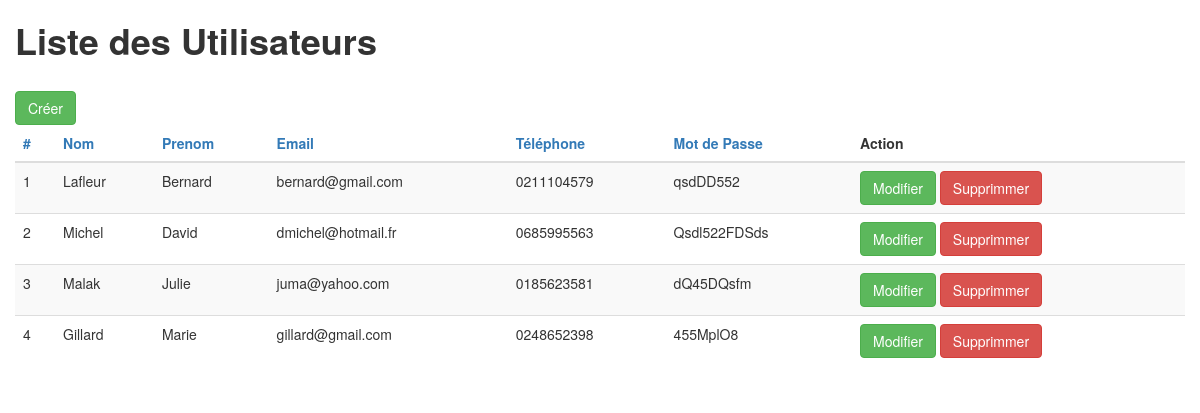
/?orderby=id, run on the app's committed database.
### tables this page shows
CREATE TABLE IF NOT EXISTS `utilisateur` (
  `id` int(11) NOT NULL AUTO_INCREMENT,
  `nom` varchar(32) NOT NULL,
  `prenom` varchar(32) NOT NULL,
  `email` varchar(64) NOT NULL,
  `telephone` varchar(10) NOT NULL,
  `mdp` varchar(32) NOT NULL,
  PRIMARY KEY (`id`)
);

### index.php (called while the page is built)
<?php
require_once 'controlleur/Controlleur.php';
$controlleur = new Controlleur();
$controlleur->handleRequest();
?>

### modele/Database.php (called while the page is built, shortened)
<?php
class Database
{
	private static $dbName 	   = 'CrudUtil';
	private static $dbHost 	   = 'localhost';
	private static $dbUsername = 'root';
	private static $dbPassword = '';
	private static $conn = null;
	public static function connexion()
	{
		if (null == self::$conn)
		{
			try
			{
				self::$conn =  new PDO( "mysql:host=".self::$dbHost.";"."dbname=".self::$dbName, self::$dbUsername, self::$dbPassword);
			}
			catch(PDOException $e)
			{
				die($e->getMessage());
			}
		}
		return self::$conn;
	}
	public static function deconnexion()
	{
		self::$conn = null;
	}
}
?>

### modele/UtilisateurDao.php (called while the page is built, shortened)
<?php
require 'Database.php';
class UtilisateurDao extends Database
{
	public function selectAll($order)
	{
		$pdo = Database::connexion($order);
		$sql = $pdo->prepare("SELECT * FROM utilisateur ORDER BY $order ASC");
		$sql->execute();
		$utilisateurs = array();
		while ($obj = $sql->fetch(PDO::FETCH_OBJ))
		{
			$utilisateurs[] = $obj;
		}
		return $utilisateurs;
	}
}
?>

### modele/Utilisateur.php (called while the page is built, shortened)
<?php
require_once 'UtilisateurDao.php';
require_once 'Database.php';
class Utilisateur extends UtilisateurDao
{
	private $UtilisateurDao = null;
	public function __construct()
	{
		$this->UtilisateurDao = new UtilisateurDao();
	}
	public function getAllUtilisateurs($order)
	{
		try
		{
			$result = $this->UtilisateurDao->selectAll($order);
			return $result;
		}
		catch(Exception $e)
		{
			self::deconnexion();
			throw $e;
		}
	}
}
?>

### vue/utilisateurs.php (the view, shortened to what this page needs)
<!DOCTYPE HTML>
<html lang="en">
	<head>
		<link href="bootstrap/css/bootstrap.min.css" rel="stylesheet">
	</head>
	<body>
		<div class="container">
			<div class="row">
				<h1><strong>Liste des Utilisateurs</strong></h1>
			</div>
			<div class="row">
                                    <a href="index.php?op=nouveau" class="btn btn-success">Créer</a>
				<table class="table table-striped">
					<thead>
						<tr>
                                                    <th><a href="?orderby=id">#</th>
                                                    <th><a href="?orderby=nom">Nom</a></th>
                                                    <th><a href="?orderby=prenom">Prenom</a></th>
                                                    <th><a href="?orderby=email">Email</a></th>
                                                    <th><a href="?orderby=telephone">Téléphone</a></th>
                                                    <th><a href="?orderby=mdp">Mot de Passe</a></th>
                                                    <th>Action</th>
						</tr>
					</thead>
					<tbody>
						<?php foreach ($utilisateurs as $utilisateurs) : ?>
							<tr>
                                                            <td><?php echo htmlentities($utilisateurs->id);?></td>
								<td><?php echo htmlentities($utilisateurs->nom);  ?></td>
                                                                <td><?php echo htmlentities($utilisateurs->prenom);  ?></td>
								<td><?php echo htmlentities($utilisateurs->email); ?></td>
								<td><?php echo htmlentities($utilisateurs->telephone); ?></td>
                                                                <td><?php echo htmlentities($utilisateurs->mdp);  ?></td>
								<td>
									<a class="btn btn-success" href="index.php?op=modifier&id=<?php echo $utilisateurs->id; ?>">Modifier</a>
									<a class="btn btn-danger" href="index.php?op=supprimer&id=<?php echo $utilisateurs->id; ?>"onclick="return confirm('Êtes-vous sûr de vouloir supprimer cet utilisateur ?')">Supprimmer</a>
								</td>
							</tr>
						<?php endforeach; ?>
					</tbody>
				</table>
			</div>
		</div>
	</body>
</html>

### data on the page
utilisateur: id "1", nom "Lafleur", prenom "Bernard", email "bernard@gmail.com", telephone "0211104579", mdp "qsdDD552"
utilisateur: id "2", nom "Michel", prenom "David", email "dmichel@hotmail.fr", telephone "0685995563", mdp "Qsdl522FDSds"
utilisateur: id "3", nom "Malak", prenom "Julie", email "juma@yahoo.com", telephone "0185623581", mdp "dQ45DQsfm"
utilisateur: id "4", nom "Gillard", prenom "Marie", email "gillard@gmail.com", telephone "0248652398", mdp "455MplO8"
